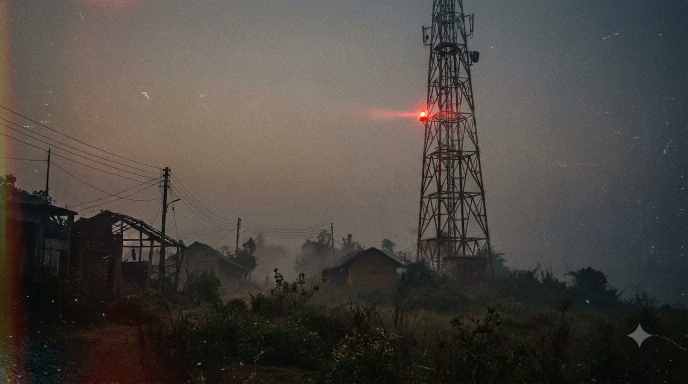
#> input picture plates/scene-01.jpeg, 1376 x 768 px, found by its file name (shown at 1/2 size); the run also reads 3 pictures not shown here
$ python build_poster_variations.py
#> lines starting #> are read from the running program, lines starting #| are printed output that depends on the picture
import os
import cv2
import numpy as np
from PIL import Image, ImageDraw, ImageFont, ImageFilter

ROOT = r"E:\betweenthenotes\noir_film_project"
ARTIFACT_DIR = r"C:\Users\sayan\.gemini\antigravity\brain\b3d17fa9-62a2-4701-acdb-0633a94e4498"
FLOW_DIR = r"C:\Users\sayan\flow-mcp-out\NoirBillboardCreds"
LOGO_PATH = r"E:\betweenthenotes\remotion_intro\dist\podcast_logo_circle.png"
if not os.path.exists(LOGO_PATH):
    LOGO_PATH = r"E:\betweenthenotes\public\images\logo.jpg"

FONTS_DIR = r"C:\Windows\Fonts"
LOCAL_FONTS = os.path.join(ROOT, "noir_film", "fonts")

def get_font(name_list, size):
#> called with size = 138
    for f in name_list:
        p = os.path.join(FONTS_DIR, f)
        if os.path.exists(p):
            try:
                return ImageFont.truetype(p, size)
            except Exception:
                pass
        p_local = os.path.join(LOCAL_FONTS, f)
        if os.path.exists(p_local):
            try:
                return ImageFont.truetype(p_local, size)
            except Exception:
                pass
    return ImageFont.load_default()

font_title_serif = get_font(["ONYX.TTF", "georgiab.ttf", "timesbd.ttf"], 138)
font_title_serif_med = get_font(["ONYX.TTF", "georgiab.ttf", "timesbd.ttf"], 110)
font_bengali_title = get_font(["NotoSansBengali-Bold.ttf", "kalpurush.ttf", "vrinda.ttf"], 44)
font_bug = get_font(["GOTHICB.TTF", "corbelb.ttf", "impact.ttf"], 28)
font_subtitle = get_font(["GOTHICB.TTF", "corbelb.ttf", "IBMPlexMono-Bold.ttf"], 24)
font_small = get_font(["GOTHIC.TTF", "corbel.ttf", "IBMPlexMono-Regular.ttf"], 19)
font_box = get_font(["impact.ttf", "GOTHICB.TTF", "IBMPlexMono-Bold.ttf"], 22)

# Load BTN circular logo
logo_raw = cv2.imread(LOGO_PATH, cv2.IMREAD_UNCHANGED)
if logo_raw is None:
    logo_raw = cv2.imread(r"E:\betweenthenotes\public\images\logo.jpg")

def create_circular_logo(size=120, bw=False):
    if logo_raw is None:
        return None
    # Resize
    resized = cv2.resize(logo_raw, (size, size), interpolation=cv2.INTER_AREA)
    if resized.shape[2] == 3:
        # Create circular alpha mask
        mask = np.zeros((size, size), dtype=np.uint8)
        cv2.circle(mask, (size//2, size//2), size//2 - 2, 255, -1)
        b, g, r = cv2.split(resized)
        if bw:
            gray = cv2.cvtColor(resized, cv2.COLOR_BGR2GRAY)
            b = g = r = gray
        rgba = cv2.merge([b, g, r, mask])
    else:
        if bw:
            gray = cv2.cvtColor(resized[:, :, :3], cv2.COLOR_BGR2GRAY)
            resized[:, :, 0] = gray
            resized[:, :, 1] = gray
            resized[:, :, 2] = gray
        rgba = resized
    return Image.fromarray(cv2.cvtColor(rgba, cv2.COLOR_BGRA2RGBA))

# =============================================================================
# VARIATION 1: B&W CLASSIC FILM NOIR BILLBOARD (The Stake Horror)
# =============================================================================
def render_variation_1():
    base_path = os.path.join(FLOW_DIR, "scene-01.jpeg")
    img = Image.open(base_path).convert("RGBA")
    draw = ImageDraw.Draw(img)

    # Billboard center coordinates for text (Right side blank area)
    # Billboard extends roughly x: 620 to 1100, y: 160 to 620
    tx = 860

    # 1. BBC-style channel bug (Between the Notes / Bharat Darpan)
    bug_text = "BETWEEN THE NOTES"
    bbox = draw.textbbox((0, 0), bug_text, font=font_bug)
    bw, bh = bbox[2] - bbox[0], bbox[3] - bbox[1]
    bx, by = tx - bw // 2, 195
    # Dark rounded pill
    draw.rounded_rectangle([bx - 16, by - 8, bx + bw + 16, by + bh + 10], radius=6, fill=(18, 18, 20, 240))
    draw.text((bx, by), bug_text, font=font_bug, fill=(245, 245, 245))

    # 2. Main Title: NOIR (Tall Dracula Style Serif)
    # In Dracula it is tall and red, in B&W it is obsidian black with sharp serifs
    title_text = "NOIR"
    tbox = draw.textbbox((0, 0), title_text, font=font_title_serif)
    tw = tbox[2] - tbox[0]
    draw.text((tx - tw // 2, 245), title_text, font=font_title_serif, fill=(12, 12, 15, 255))

    # Bengali Title beside/underneath
    ben_text = "নি শি ডা ক"
    bbox_b = draw.textbbox((0, 0), ben_text, font=font_bengali_title)
    bw_b = bbox_b[2] - bbox_b[0]
    draw.text((tx - bw_b // 2, 400), ben_text, font=font_bengali_title, fill=(25, 25, 30, 240))

    # 3. Subtitle lines (Matching Dracula layout)
    sub1 = "FROM THE CREATORS OF AFTER MIDNIGHT"
    bbox_s1 = draw.textbbox((0, 0), sub1, font=font_subtitle)
    draw.text((tx - (bbox_s1[2]-bbox_s1[0]) // 2, 465), sub1, font=font_subtitle, fill=(40, 40, 45, 255))

    sub2 = "A Bengali Cosmic Horror Transmission"
    bbox_s2 = draw.textbbox((0, 0), sub2, font=font_small)
    draw.text((tx - (bbox_s2[2]-bbox_s2[0]) // 2, 502), sub2, font=font_small, fill=(70, 70, 75, 255))

    # 4. Air Date / Credits
    sub3 = "MUSIC: ATANDRA  •  VISUAL ENGINE: SAYAN"
    bbox_s3 = draw.textbbox((0, 0), sub3, font=font_small)
    draw.text((tx - (bbox_s3[2]-bbox_s3[0]) // 2, 532), sub3, font=font_small, fill=(85, 85, 90, 255))

    # 5. BTN Circular Logo Emblem (like the iPlayer emblem)
    btn_logo = create_circular_logo(size=72, bw=True)
    if btn_logo:
        img.paste(btn_logo, (tx - 36, 568), btn_logo)

    # 6. Environmental detail: "IN CASE OF NISHIDAK" emergency box below billboard
    eb_x, eb_y = 580, 835
    draw.rectangle([eb_x, eb_y, eb_x + 190, eb_y + 45], fill=(15, 15, 18), outline=(60, 60, 65), width=2)
    draw.text((eb_x + 15, eb_y + 11), "IN CASE OF NISHIDAK", font=font_small, fill=(220, 220, 225))

    return img.convert("RGB")

# =============================================================================
# VARIATION 2: CRIMSON COLOR EDITION (Dracula Blood & Red Flare Aesthetic)
# =============================================================================
def render_variation_2():
    base_path = os.path.join(FLOW_DIR, "scene-02.jpeg")
    img = Image.open(base_path).convert("RGBA")
    draw = ImageDraw.Draw(img)

    # Billboard right-hand area
    tx = 860

    # 1. Black BBC-style pill for BETWEEN THE NOTES
    bug_text = "BETWEEN THE NOTES"
    bbox = draw.textbbox((0, 0), bug_text, font=font_bug)
    bw, bh = bbox[2] - bbox[0], bbox[3] - bbox[1]
    bx, by = tx - bw // 2, 280
    draw.rounded_rectangle([bx - 16, by - 8, bx + bw + 16, by + bh + 10], radius=6, fill=(14, 14, 18, 240))
    draw.text((bx, by), bug_text, font=font_bug, fill=(245, 245, 245))

    # 2. Main Title: NOIR in Saturated Blood-Crimson (Exact Dracula title styling)
    title_text = "NOIR"
    tbox = draw.textbbox((0, 0), title_text, font=font_title_serif)
    tw = tbox[2] - tbox[0]
    # Subtle drop shadow for physical print depth
    draw.text((tx - tw // 2 + 3, 335 + 3), title_text, font=font_title_serif, fill=(15, 12, 16, 180))
    draw.text((tx - tw // 2, 335), title_text, font=font_title_serif, fill=(195, 26, 32, 255))

    # Bengali Title
    ben_text = "নি শি ডা ক"
    bbox_b = draw.textbbox((0, 0), ben_text, font=font_bengali_title)
    bw_b = bbox_b[2] - bbox_b[0]
    draw.text((tx - bw_b // 2, 490), ben_text, font=font_bengali_title, fill=(20, 20, 24, 230))

    # 3. Subtitles
    sub1 = "FROM THE CREATORS OF AFTER MIDNIGHT"
    bbox_s1 = draw.textbbox((0, 0), sub1, font=font_subtitle)
    draw.text((tx - (bbox_s1[2]-bbox_s1[0]) // 2, 555), sub1, font=font_subtitle, fill=(28, 28, 34, 255))

    sub2 = "AN EXPERIMENTAL ANALOG HORROR BROADCAST"
    bbox_s2 = draw.textbbox((0, 0), sub2, font=font_small)
    draw.text((tx - (bbox_s2[2]-bbox_s2[0]) // 2, 592), sub2, font=font_small, fill=(65, 30, 32, 255))

    # 4. Color BTN Medallion Logo
    btn_logo = create_circular_logo(size=78, bw=False)
    if btn_logo:
        img.paste(btn_logo, (tx - 39, 630), btn_logo)

    # 5. Red Emergency Box on Roadside (Matching Dracula "IN CASE OF VAMPIRES")
    box_x, box_y = 580, 855
    draw.rectangle([box_x, box_y, box_x + 220, box_y + 48], fill=(160, 20, 24), outline=(240, 235, 235), width=2)
    draw.text((box_x + 16, box_y + 12), "IN CASE OF NISHIDAK", font=font_box, fill=(255, 255, 255))

    return img.convert("RGB")

# =============================================================================
# VARIATION 3: ACOUSTIC PINS & FELINE SHADOW (B&W Sepia Tone)
# =============================================================================
def render_variation_3():
    base_path = os.path.join(FLOW_DIR, "scene-03.jpeg")
    img = Image.open(base_path).convert("RGBA")
    draw = ImageDraw.Draw(img)

    # Street background on right side
    tx = 840

    # 1. Channel bug
    bug_text = "BETWEEN THE NOTES"
    bbox = draw.textbbox((0, 0), bug_text, font=font_bug)
    bw, bh = bbox[2] - bbox[0], bbox[3] - bbox[1]
    bx, by = tx - bw // 2, 230
    draw.rounded_rectangle([bx - 16, by - 8, bx + bw + 16, by + bh + 10], radius=6, fill=(235, 235, 235, 240))
    draw.text((bx, by), bug_text, font=font_bug, fill=(18, 18, 20))

    # 2. Main Title: NOIR in glowing ivory/silver
    title_text = "NOIR"
    tbox = draw.textbbox((0, 0), title_text, font=font_title_serif)
    tw = tbox[2] - tbox[0]
    draw.text((tx - tw // 2, 280), title_text, font=font_title_serif, fill=(245, 245, 240, 255))

    # Bengali Title
    ben_text = "নি শি ডা ক"
    bbox_b = draw.textbbox((0, 0), ben_text, font=font_bengali_title)
    bw_b = bbox_b[2] - bbox_b[0]
    draw.text((tx - bw_b // 2, 435), ben_text, font=font_bengali_title, fill=(210, 210, 205, 230))

    # 3. Subtitles
    sub1 = "THE UNCANNY FELINE TRANSMISSION"
    bbox_s1 = draw.textbbox((0, 0), sub1, font=font_subtitle)
    draw.text((tx - (bbox_s1[2]-bbox_s1[0]) // 2, 500), sub1, font=font_subtitle, fill=(200, 200, 195, 255))

    sub2 = "Original Atmospheric Score: Atandra  •  Visuals: Sayan"
    bbox_s2 = draw.textbbox((0, 0), sub2, font=font_small)
    draw.text((tx - (bbox_s2[2]-bbox_s2[0]) // 2, 538), sub2, font=font_small, fill=(160, 160, 155, 255))

    # 4. Engraved Medallion
    btn_logo = create_circular_logo(size=76, bw=True)
    if btn_logo:
        img.paste(btn_logo, (tx - 38, 580), btn_logo)

    return img.convert("RGB")

# =============================================================================
# VARIATION 4: DAMODAR HIGHWAY METAMORPHOSIS (Color 1990s Analog)
# =============================================================================
def render_variation_4():
    base_path = os.path.join(FLOW_DIR, "scene-04.jpeg")
    img = Image.open(base_path).convert("RGBA")
    draw = ImageDraw.Draw(img)

    # Billboard board face on right
    tx = 875

    # 1. Dark pill bug
    bug_text = "BETWEEN THE NOTES"
    bbox = draw.textbbox((0, 0), bug_text, font=font_bug)
    bw, bh = bbox[2] - bbox[0], bbox[3] - bbox[1]
    bx, by = tx - bw // 2, 230
    draw.rounded_rectangle([bx - 16, by - 8, bx + bw + 16, by + bh + 10], radius=6, fill=(20, 22, 28, 230))
    draw.text((bx, by), bug_text, font=font_bug, fill=(245, 245, 245))

    # 2. Main Title: NOIR in Dark Crimson
    title_text = "NOIR"
    tbox = draw.textbbox((0, 0), title_text, font=font_title_serif)
    tw = tbox[2] - tbox[0]
    draw.text((tx - tw // 2 + 2, 280 + 2), title_text, font=font_title_serif, fill=(15, 12, 16, 160))
    draw.text((tx - tw // 2, 280), title_text, font=font_title_serif, fill=(185, 28, 36, 255))

    # Bengali Title
    ben_text = "নি শি ডা ক"
    bbox_b = draw.textbbox((0, 0), ben_text, font=font_bengali_title)
    bw_b = bbox_b[2] - bbox_b[0]
    draw.text((tx - bw_b // 2, 435), ben_text, font=font_bengali_title, fill=(35, 30, 32, 230))

    # 3. Subtitles
    sub1 = "DO NOT ANSWER THE CALLING"
    bbox_s1 = draw.textbbox((0, 0), sub1, font=font_subtitle)
    draw.text((tx - (bbox_s1[2]-bbox_s1[0]) // 2, 498), sub1, font=font_subtitle, fill=(45, 38, 40, 255))

    sub2 = "A 1994 Rural Bengal Emergency Broadcast"
    bbox_s2 = draw.textbbox((0, 0), sub2, font=font_small)
    draw.text((tx - (bbox_s2[2]-bbox_s2[0]) // 2, 532), sub2, font=font_small, fill=(75, 60, 62, 255))

    # 4. Color BTN Logo
    btn_logo = create_circular_logo(size=74, bw=False)
    if btn_logo:
        img.paste(btn_logo, (tx - 37, 570), btn_logo)

    return img.convert("RGB")

# =============================================================================
# VARIATION 5: END CREDITS EPILOGUE (B&W Rain Plunge into Abyss)
# =============================================================================
def render_variation_5():
    base_path = os.path.join(FLOW_DIR, "scene-05.jpeg")
    img = Image.open(base_path).convert("RGBA")
    draw = ImageDraw.Draw(img)

    # Right side blank paper texture
    tx = 860

    # 1. BBC style header
    bug_text = "BETWEEN THE NOTES"
    bbox = draw.textbbox((0, 0), bug_text, font=font_bug)
    bw, bh = bbox[2] - bbox[0], bbox[3] - bbox[1]
    bx, by = tx - bw // 2, 220
    draw.rounded_rectangle([bx - 16, by - 8, bx + bw + 16, by + bh + 10], radius=6, fill=(15, 15, 18, 240))
    draw.text((bx, by), bug_text, font=font_bug, fill=(245, 245, 245))

    # 2. Main Title: NOIR
    title_text = "NOIR"
    tbox = draw.textbbox((0, 0), title_text, font=font_title_serif)
    tw = tbox[2] - tbox[0]
    draw.text((tx - tw // 2, 270), title_text, font=font_title_serif, fill=(18, 18, 22, 255))

    # Bengali Title
    ben_text = "নি শি ডা ক"
    bbox_b = draw.textbbox((0, 0), ben_text, font=font_bengali_title)
    bw_b = bbox_b[2] - bbox_b[0]
    draw.text((tx - bw_b // 2, 425), ben_text, font=font_bengali_title, fill=(30, 30, 35, 230))

    # 3. Formal End Credits Block
    lines = [
        ("END TRANSMISSION", font_subtitle, (40, 40, 45)),
        ("COMPOSED & PERFORMED BY ATANDRA", font_small, (60, 60, 65)),
        ("DIRECTED & PRODUCED BY SAYAN", font_small, (60, 60, 65)),
        ("AFTER MIDNIGHT, SOMEWHERE ELSE  •  1994", font_small, (90, 90, 95))
    ]
    cur_y = 485
    for text, fnt, col in lines:
        b = draw.textbbox((0, 0), text, font=fnt)
        w = b[2] - b[0]
        draw.text((tx - w // 2, cur_y), text, font=fnt, fill=col)
        cur_y += 32

    # 4. BTN Hallmark Seal
    btn_logo = create_circular_logo(size=76, bw=True)
    if btn_logo:
        img.paste(btn_logo, (tx - 38, cur_y + 10), btn_logo)

    return img.convert("RGB")

# Execute and Save all 5
variations = [
    ("poster_var1_bw_classic.png", render_variation_1),
    ("poster_var2_crimson_color.png", render_variation_2),
    ("poster_var3_acoustic_feline.png", render_variation_3),
    ("poster_var4_highway_metamorphosis.png", render_variation_4),
    ("poster_var5_abyss_end_credits.png", render_variation_5),
]

os.makedirs(os.path.join(ROOT, "assets", "posters"), exist_ok=True)

for fname, renderer in variations:
    res = renderer()
    local_out = os.path.join(ROOT, "assets", "posters", fname)
    art_out = os.path.join(ARTIFACT_DIR, fname)
    res.save(local_out, quality=95)
    res.save(art_out, quality=95)
    print(f"Rendered: {fname} -> {local_out}")
#> this loop made 5 passes
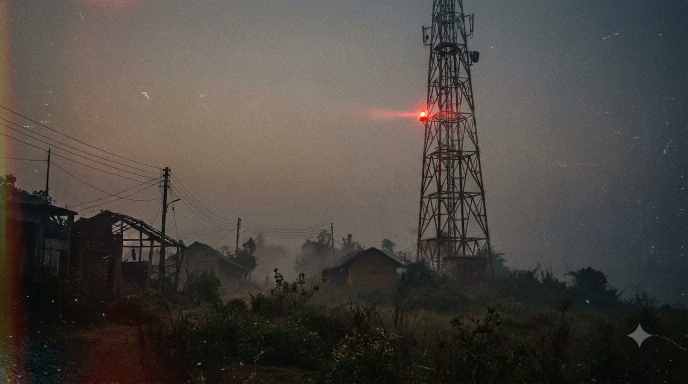
#> input picture plates/scene-01.jpeg, 1376 x 768 px, found by its file name (shown at 1/2 size)
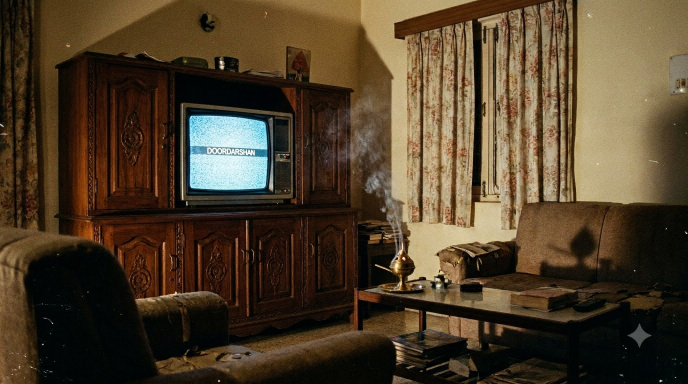
#> input picture plates/scene-02.jpeg, 1376 x 768 px, found by its file name (shown at 1/2 size)
#> after the loop:
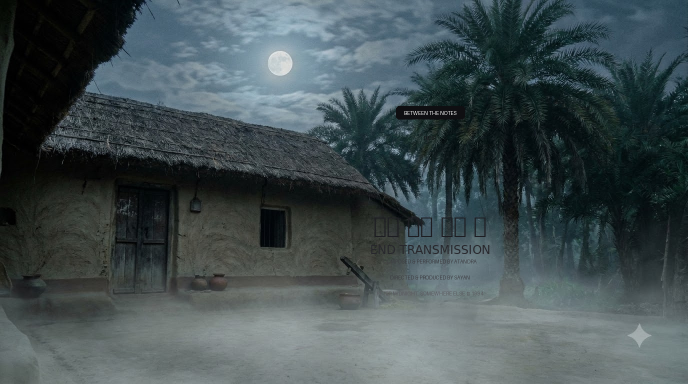
#> res: PIL image 1376x768 RGB (shown at 1/2 size); mean R, G, B 66.2, 78.6, 81.3
